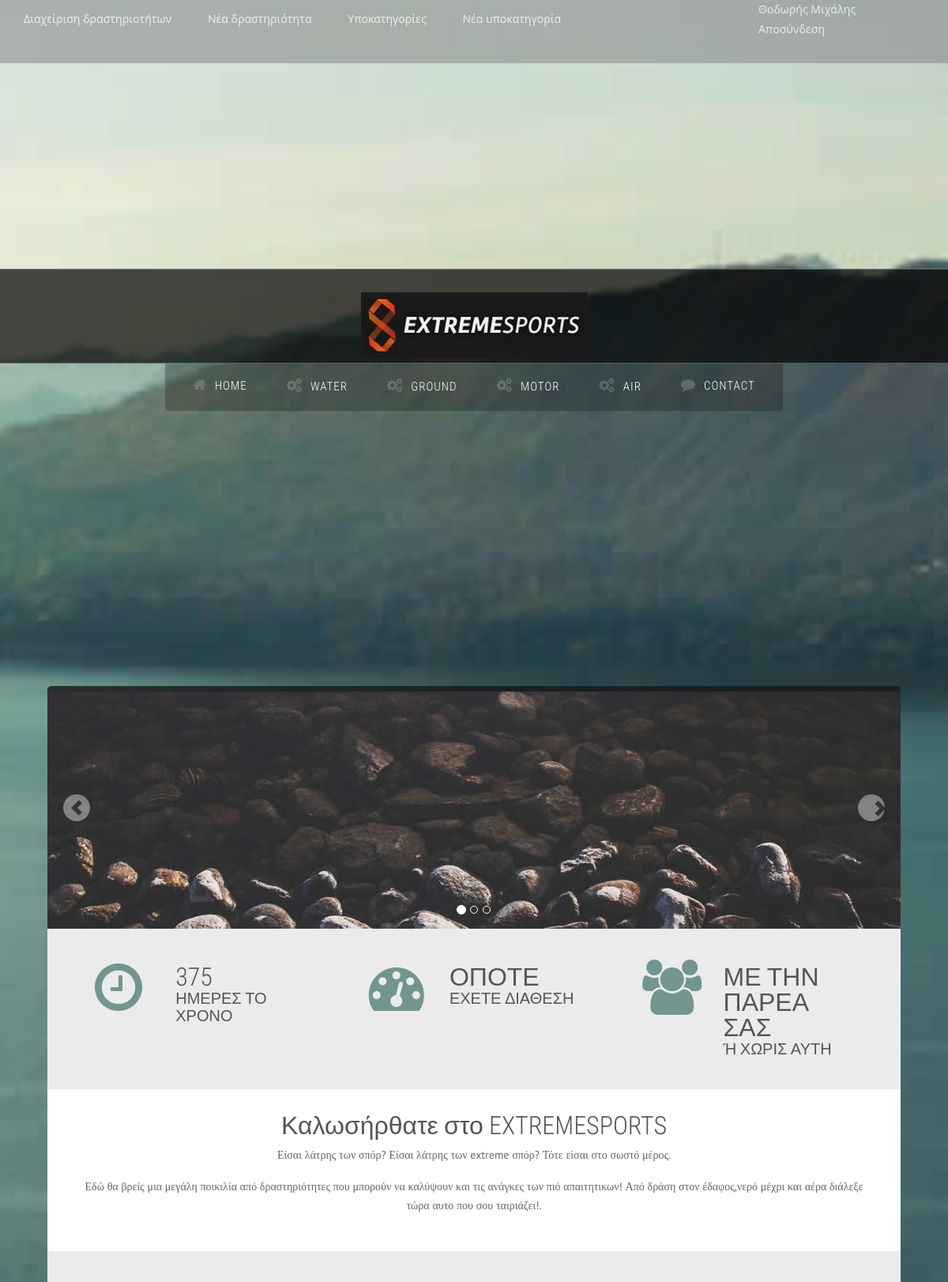
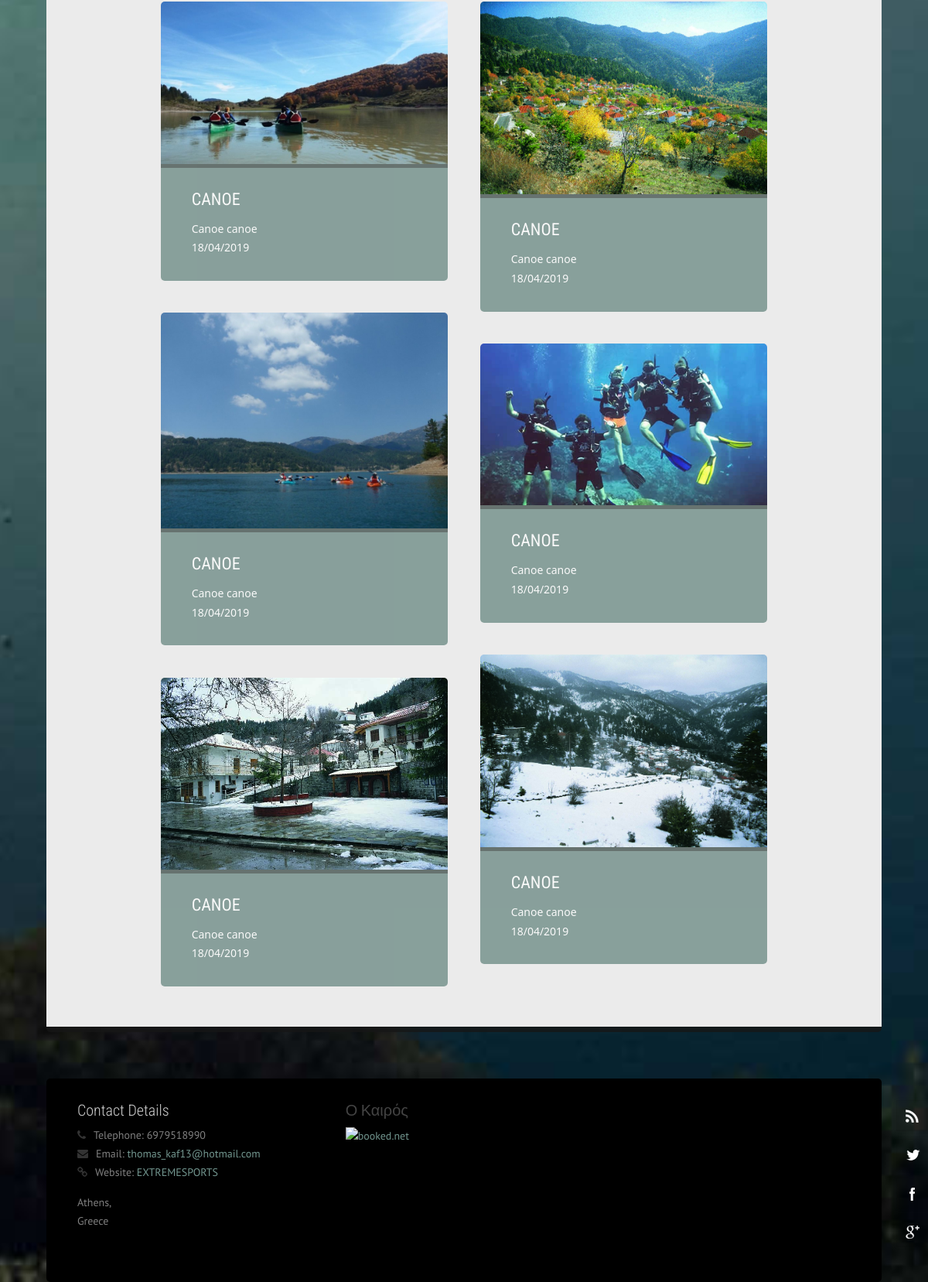
The page / (signed in) on the database its author committed (2 pictures, top to bottom).
### tables this page shows
CREATE TABLE `categories` (
  `cat_id` int(11) NOT NULL,
  `cat_name` varchar(25) NOT NULL,
  `cat_sorter` varchar(3) DEFAULT NULL
);

CREATE TABLE `events` (
  `ev_id` int(11) NOT NULL,
  `ev_name` varchar(800) NOT NULL,
  `ev_description` varchar(3000) NOT NULL,
  `ev_startdate` date NOT NULL,
  `ev_enddate` date NOT NULL,
  `ev_place` varchar(60) NOT NULL,
  `ev_published` tinyint(2) NOT NULL,
  `ev_lat` decimal(25,22) NOT NULL,
  `ev_lon` decimal(25,22) NOT NULL,
  `ev_cost` decimal(5,3) DEFAULT NULL,
  `ev_sorter` varchar(3) NOT NULL,
  `ev_subcat` int(2) DEFAULT NULL
);

CREATE TABLE `event_photos` (
  `ph_id` int(11) NOT NULL,
  `ph_ev_id` int(11) NOT NULL,
  `ph_photofile` varchar(255) NOT NULL,
  `ph_photocaption` varchar(255) DEFAULT NULL,
  `ph_photosorter` varchar(3) NOT NULL,
  `ph_featured` bit(1) NOT NULL DEFAULT b'0'
);

### index.php (the view, shortened to what this page needs)
<!DOCTYPE html>
<html lang="en">
	<head>
		<link rel="stylesheet" href="assets/css/bootstrap.css" rel="stylesheet">
		<link rel="stylesheet" href="assets/css/animate.css" rel="stylesheet">
		<link rel="stylesheet" href="assets/css/font-awesome.css" rel="stylesheet">
		<link rel="stylesheet" href="assets/css/nexus.css" rel="stylesheet">
		<link rel="stylesheet" href="assets/css/responsive.css" rel="stylesheet">
		<link rel="stylesheet" href="assets/css/custom.css" rel="stylesheet">
	</head>
	<body>
		<div id="body-bg">
			<?php
				require_once ('loggedinfo.php');
			?>
			<ul class="social-icons pull-right hidden-xs">
				<li class="social-rss">
					<a href="#" target="_blank" title="RSS"></a>
				</li>
				<li class="social-twitter">
					<a href="https://twitter.com/?lang=en" target="_blank" title="Twitter"></a>
				</li>
				<li class="social-facebook">
					<a href="https://www.facebook.com/" target="_blank" title="Facebook"></a>
				</li>
				<li class="social-googleplus">
					<a href="https://plus.google.com/discover?hl=en" target="_blank" title="GooglePlus"></a>
				</li>
			</ul>
			<div id="pre-header" class="container" style="height:340px">
			</div>
			<div id="header">
				<div class="container">
					<div class="row">
						<div class="logo">
							<a href="index.php" title="">
								<img src="assets/img/Extreme-Sports.jpg" alt="Logo" />
							</a>
						</div>
					</div>
				</div>
			</div>
			<div id="hornav" class="container no-padding">
				<div class="row">
					<div class="col-md-12 no-padding">
						<div class="text-center visible-lg">
							<ul id="hornavmenu" class="nav navbar-nav">
								<li>
									<a href="index.php" class="fa-home">Home</a>
								</li>
								<?php
									require_once ('headmenu.php');
								?>
								<li>
									<a href="contact.php" class="fa-comment">Contact</a>
								</li>
							</ul>
						</div>
					</div>
				</div>
			</div>
			<div id="post_header" class="container" style="height:340px">
			</div>
			<div id="content-top-border" class="container">
			</div>
			<div id="content">
				<div class="container no-padding">
					<div class="row">
						<div id="carousel-example" class="carousel slide" data-ride="carousel">
							<ol class="carousel-indicators">
								<li data-target="#carousel-example" data-slide-to="0" class="active"></li>
								<li data-target="#carousel-example" data-slide-to="1"></li>
								<li data-target="#carousel-example" data-slide-to="2"></li>
							</ol>
							<div class="carousel-inner">
								<div class="item active">
									<img src="assets/img/slideshow/slide1.jpg">
								</div>
							</div>
							<a class="left carousel-control" href="#carousel-example" data-slide="prev">
								<span class="glyphicon glyphicon-chevron-left"></span>
							</a>
							<a class="right carousel-control" href="#carousel-example" data-slide="next">
								<span class="glyphicon glyphicon-chevron-right"></span>
							</a>
						</div>
					</div>
				</div>
				<div class="container background-gray-lighter">
					<div class="row margin-vert-40">
						<div class="col-md-4">
							<div class="col-md-4">
								<i class="fa-clock-o fa-5x color-primary"></i>
							</div>
							<div class="col-md-8">
								<h2 class="margin-top-5 margin-bottom-0">375</h2>
								<h3>ΗΜΕΡΕΣ ΤΟ ΧΡΟΝΟ</h3>
							</div>
						</div>
						<div class="col-md-4">
							<div class="col-md-4">
								<i class="fa-tachometer fa-5x color-primary"></i>
							</div>
							<div class="col-md-8">
								<h2 class="margin-top-5 margin-bottom-0">ΟΠΟΤΕ</h2>
								<h3>ΕΧΕΤΕ ΔΙΑΘΕΣΗ</h3>
							</div>
						</div>
						<div class="col-md-4">
							<div class="col-md-4">
								<i class="fa-users fa-5x color-primary"></i>
							</div>
							<div class="col-md-8">
								<h2 class="margin-top-5 margin-bottom-0">ΜΕ ΤΗΝ ΠΑΡΕΑ ΣΑΣ</h2>
								<h3>Ή ΧΩΡΙΣ ΑΥΤΗ</h3>
							</div>
						</div>
					</div>
				</div>
				<div class="container background-white">
					<div class="row margin-vert-30">
						<div class="col-md-12">
							<h2 class="text-center">Καλωσήρθατε στο EXTREMESPORTS</h2>
							<p class="text-center">Είσαι λάτρης των σπόρ? Είσαι λάτρης των extreme σπόρ? Τότε είσαι στο σωστό μέρος.</p>
							<p class="text-center">Εδώ θα βρείς μια μεγάλη ποικιλία από δραστηριότητες που μπορούν να καλύψουν και τις ανάγκες των πιό απαιτητικων! Από δράση στον έδαφος,νερό μέχρι
							και αέρα διάλεξε τώρα αυτο που σου ταιριάζει!.</p>
						</div>
					</div>
				</div>
				<div class="container background-gray-lighter">
					<div class="row padding-vert-20">
						<div class="col-md-1">
						</div>
						<div class="col-md-10">
							<ul class="portfolio-group">
								<?php
									$conn = Connect();
									$strSQL = " select 	events.ev_id, events.ev_name, events.ev_description,
														events.ev_startdate, event_photos.ph_photofile
												from 	events left outer join event_photos on
														events.ev_id = event_photos.ph_ev_id
												where 	event_photos.ph_featured=1 AND events.ev_published=1
												order by ev_startdate DESC
												LIMIT 	6";
									$result = mysqli_query($conn, $strSQL);
									$counter = 0;
									if ($result)
									{
										while ($row = mysqli_fetch_array($result,MYSQLI_ASSOC))
										{
											$counter++;
											$ev_id = $row['ev_id'];
											$ev_name = $row['ev_name'];
											$ev_description = $row['ev_description'];
											$ev_featured_photo = $row['ph_photofile'];
											$ev_startdate = $row['ev_startdate'];
											echo "<li class=\"portfolio-item col-sm-6 col-xs-6 padding-20\">";
											echo "<a href=\"eventinfo.php?id=$ev_id\">";
											if ($counter%2 == 1)
												echo "<figure class=\"animate fadeInLeft\">";
											else
												echo "<figure class=\"animate fadeInRight\">";
											echo "<img alt=\"image1\" src=\"content/$ev_featured_photo \">";
											echo "<figcaption>";
											echo "	<h3>$ev_name</h3>";
											echo "	<span class='EventInfo'>$ev_description</span>";
											echo "	<span class='EventInfo'><br>";
											$date = date_create ($ev_startdate);
											echo date_format($date, "d/m/Y");
											echo "</span>";
											echo "</figcaption>";
											echo "</figure>";
											echo "</a>";
											echo "</li>";
										}
									}
								?>
							</ul>
						</div>
						<div class="col-md-1">
						</div>
					</div>
				</div>
			</div>
			 <?php
				include 'xtremefooter.php';
			?>
	</body>
</html>

### headmenu.php (shortened to what this page needs)
<?php
	$conn = Connect();
	$strSQL = " SELECT cat_id, cat_name
				FROM categories
				ORDER BY cat_sorter";
	$result = mysqli_query($conn, $strSQL);
	if ($result)
	{
		while ($row = mysqli_fetch_array($result,MYSQLI_ASSOC))
		{
			$Cat_Name = $row['cat_name'];
			echo "<li>";
			echo "<span class=\"fa-gears\">$Cat_Name</span>";
			echo "</li>";
		}
	}
?>

### assets/css/custom.css (style rules this page uses)
.right { text-align: right; padding-right: 12px; }
.EventInfo { font-family: "Segoe UI"; size: 1em; margin-right: 12px; margin-top: 0; margin-bottom: 14px; }

### rows shown on the page
categories: cat_name "WATER"
categories: cat_name "GROUND"
categories: cat_name "MOTOR"
categories: cat_name "AIR"
events: event_photos.ph_photofile (picture), ev_name "CANOE", ev_description "Canoe canoe", ev_startdate "18/04/2019"

### other values the page prints
GetLoggedUserData() "Θοδωρής Μιχάλης"
